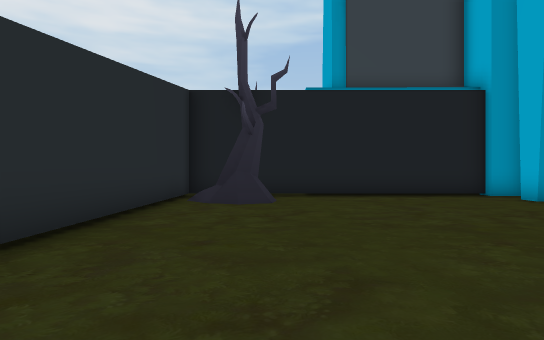
View 1 (above)

17 first-person views from a walk through a 3-D level made in the Unity game engine. The camera is 1.5 m above the floor, looks level and sees 75° across. The floor is counted in squares, 2 m on a side. Each view is taken from the middle of a square. On the plan, view 1 faces up. The plan holds only what a view shows up to about 11 squares ahead; the rest is blank. The place goes on beyond the plan. Some animated figures are left out. Some surface patterns are stand-ins.

View 2
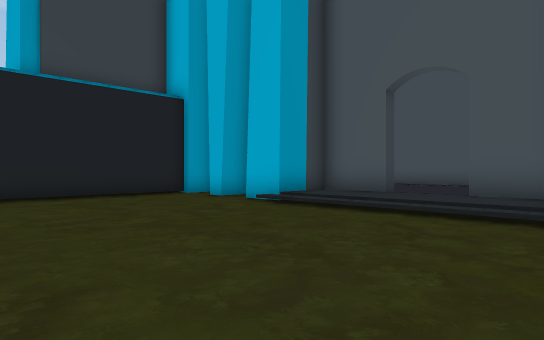

View 3
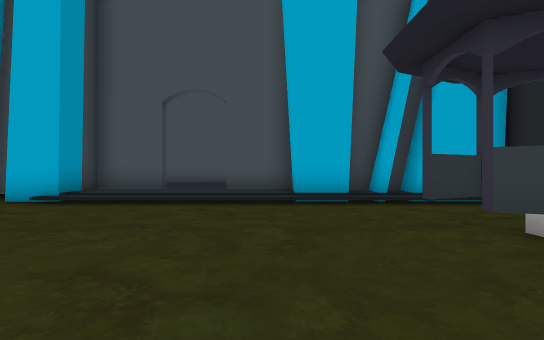

View 4
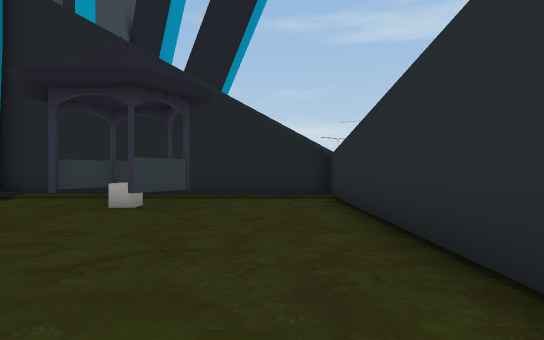

View 5
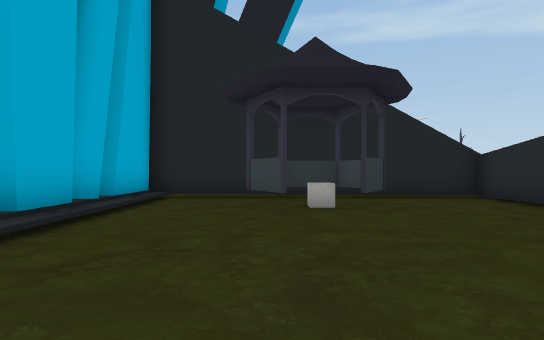

View 6
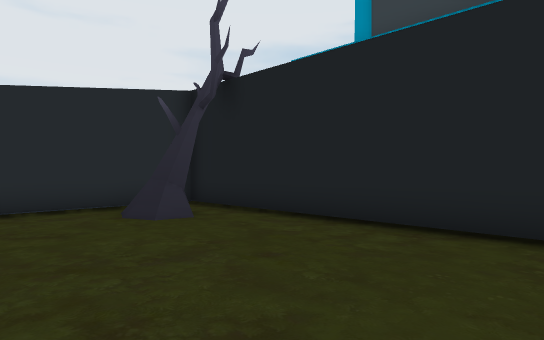

View 7
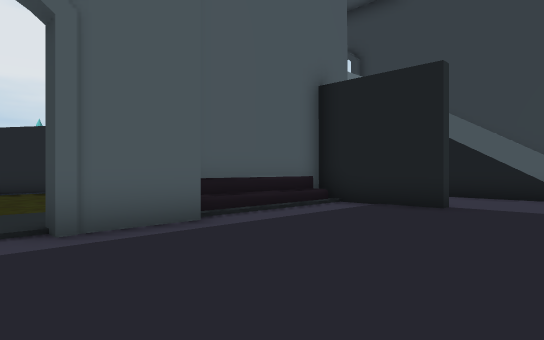

View 8
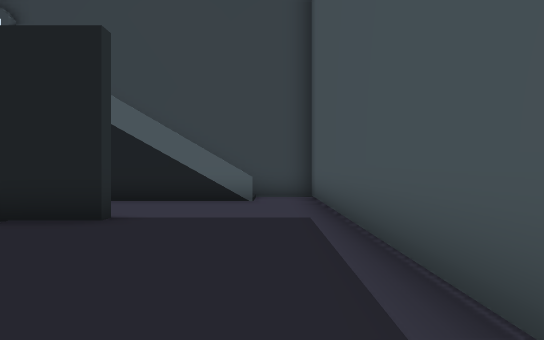

View 9
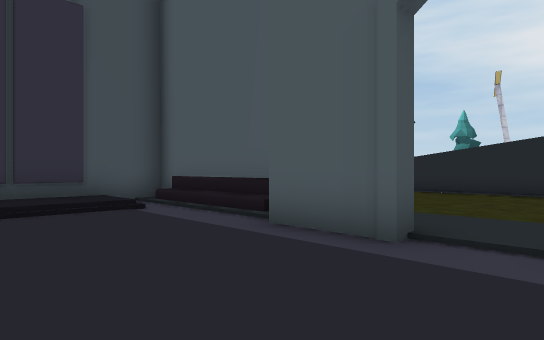

View 10
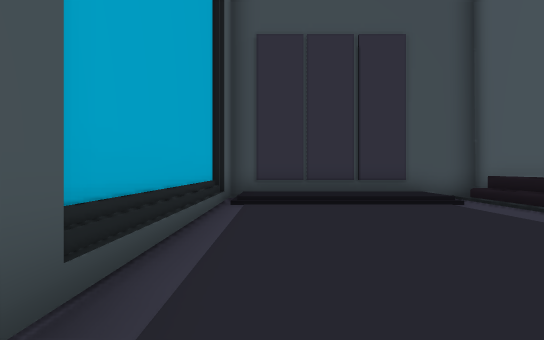

View 11
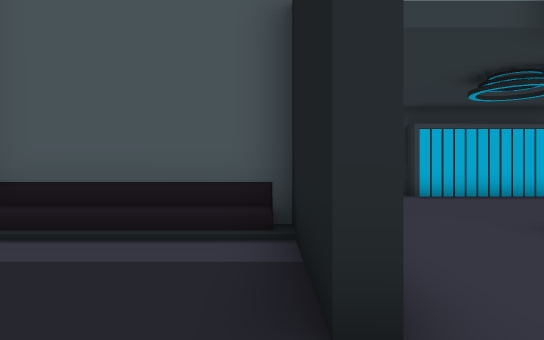

View 12
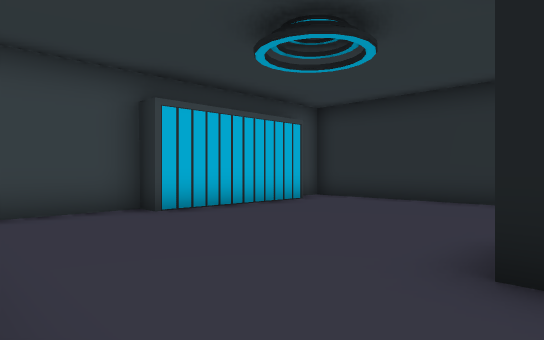

View 13
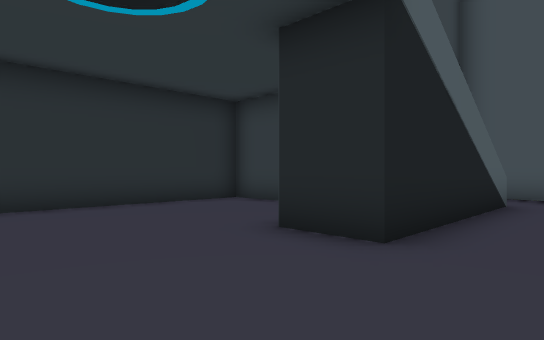

View 14
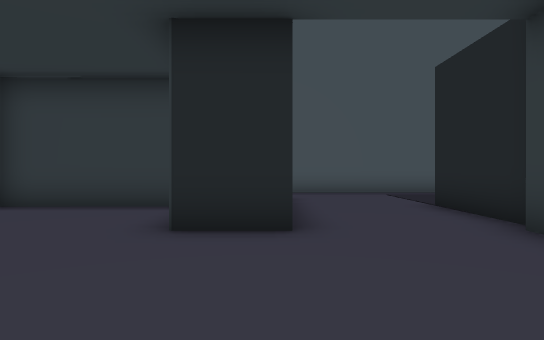

View 15
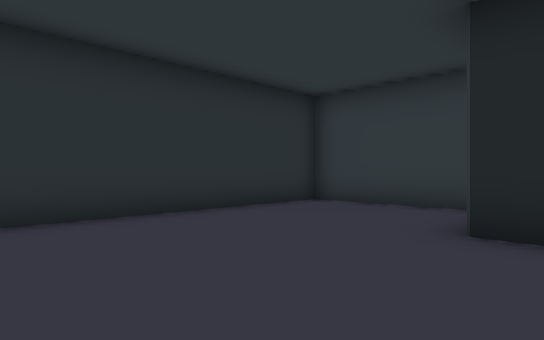

View 16
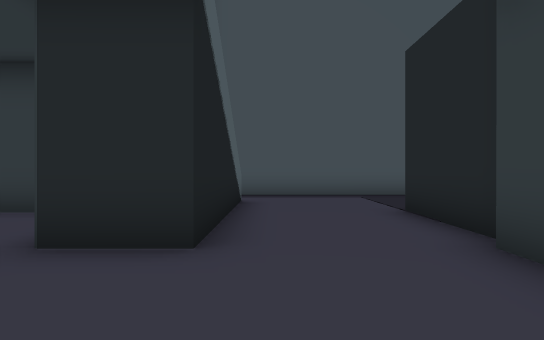

View 17
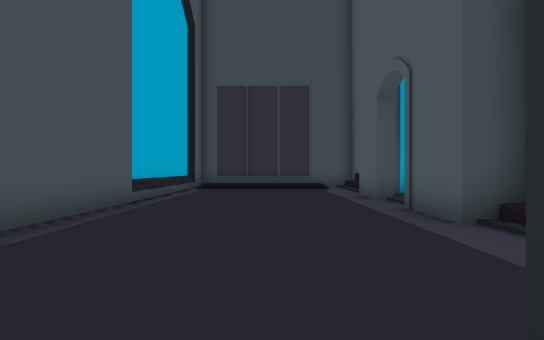

### Floor plan
Key: @ floor where view 1 was taken; # wall or solid block; . main floor; : floor 0.25 m higher than the main floor; - floor 0.25 m lower than the main floor; + floor 0.5 m higher than the main floor; * floor 1.75 m higher than the main floor; / step, stairs or slope; ^ raised ledge; T tree; O other object.
Columns run from 3 left of view 1 to 15 right of it. Each row starts with its distance up from view 1.
 20     ###########
 19     #.........#
 18     ##........#
 17      #........#
 16      #........#
 15      #.....#######
 14     ##.....OOO*O.#
 13     #............#
 12     #............#
 11  #OO#######......#
 10 #--------#####...#
  9 #-TT------#/.....#
  8 #-T------##/.....#
  7 #--------##/.....#
  6 #--------###.....#
  5 #--------/:#.....#
  4 #--------/:/.....#
  3 #--------/:/.....##
  2 #--------/:#...../#
  1 #--------/:#...../#
  0 #--@-----/##...../#
 -1 #--------/#/...../#
 -2 #---#^O--/#/...../#
 -3 #---###--/#///////#
 -4 #--------/#//++++##
 -5 .#################

Where each view was taken, in squares from view 1:
view 1: 0 up, 0 right, facing up
view 2: 0 up, 0 right, facing up-right
view 3: 1 up, 2 left, facing right
view 4: 5 up, 1 left, facing down
view 5: 5 up, 3 right, facing down
view 6: 5 up, 6 right, facing up-left
view 7: 3 up, 13 right, facing up-left
view 8: 5 up, 13 right, facing up
view 9: 4 up, 12 right, facing down-left
view 10: 5 up, 13 right, facing down
view 11: 10 up, 12 right, facing left
view 12: 11 up, 8 right, facing up-left
view 13: 12 up, 4 right, facing up-right
view 14: 14 up, 3 right, facing right
view 15: 14 up, 3 right, facing up-right
view 16: 13 up, 4 right, facing right
view 17: 11 up, 11 right, facing down
